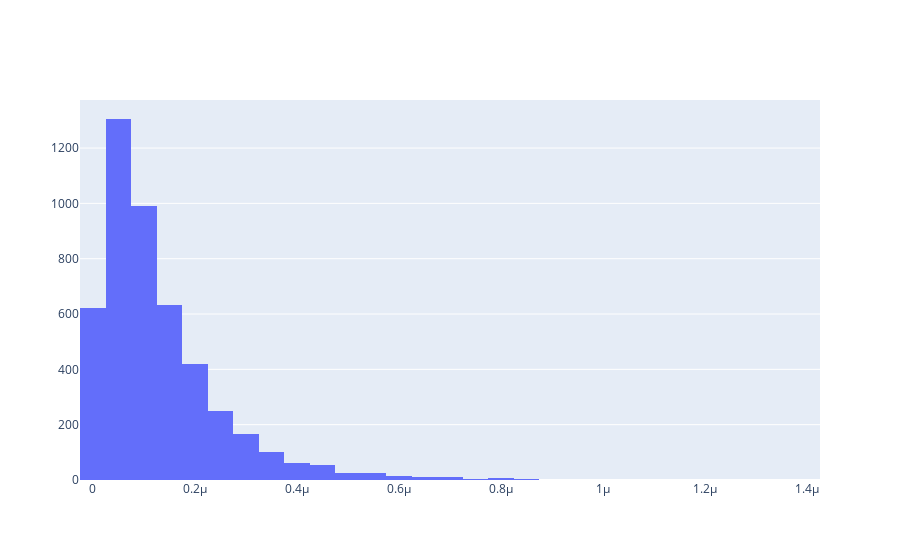

Notebook code for this chart:
### Code cell
# plot hist of scores 

fig = go.Figure()

fig.add_trace(go.Histogram(x=list(multitaper_scores.values()), nbinsx=50))

fig.show()

### Figure 1 — Plotly figure (JSON) as saved in the notebook; plotly's stock layout.template omitted (floating-point values rounded to 4 significant figures; data arrays with more than 128 entries replaced by an {"elided": "..."} marker saying what was removed)
{"data": [{"nbinsx": 50, "type": "histogram", "x": {"elided": "4704 float values"}}], "layout": {}}
